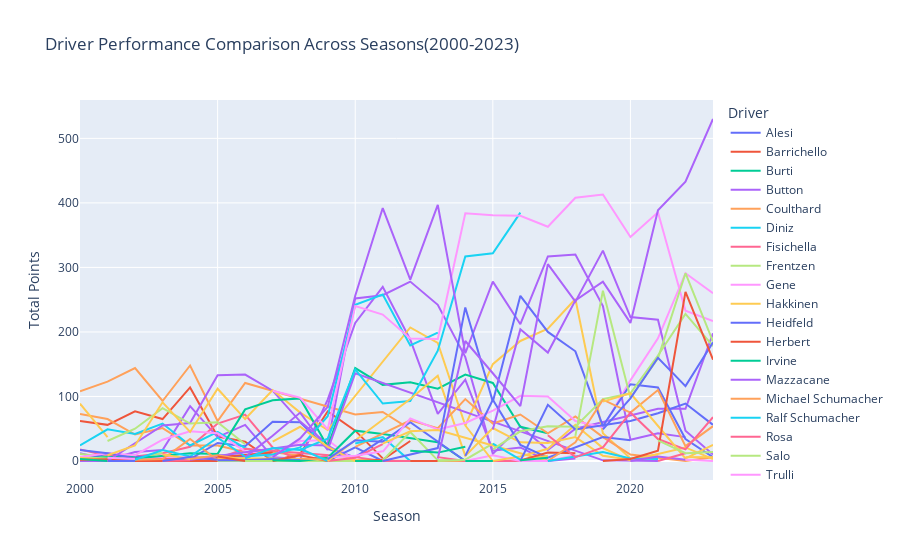

Write notebook code for a chart like this one.
### Code cell
import plotly.express as px
import pandas as pd

# Load your dataset
df = pd.read_csv('final_df1.csv')

# Transform 'driverId' to have capitalized names with spaces
df['driverId'] = df['driverId'].apply(lambda x: ' '.join(word.capitalize() for word in x.split('_')))

# Grouping data to get total points per driver per season
season_points = df.groupby(['season', 'driverId'])['points'].sum().reset_index()

fig = px.line(season_points, x='season', y='points', color='driverId',
              title='Driver Performance Comparison Across Seasons(2000-2023)',
              labels={'season': 'Season', 'points': 'Total Points', 'driverId': 'Driver'})

fig.show()
